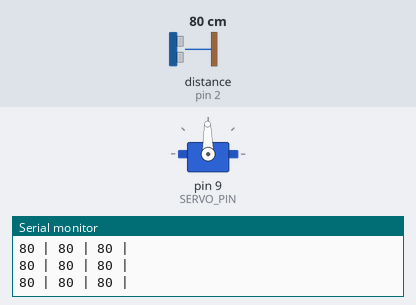
This sketch was run on a simulated Arduino Uno, built with avr-gcc and run on an emulated ATmega328P. Shown: servo, the last lines printed to the serial monitor. The inputs (shaded band) are chosen by the test bench; at power-on: distance to the obstacle (sensor on pin 2) 80 cm. The echo pulse lasts 58.3 µs per cm.

Above: at 1.8 s.
1.9 s: distance to the obstacle (sensor on pin 2) set to 120 cm
At 2.4 s:
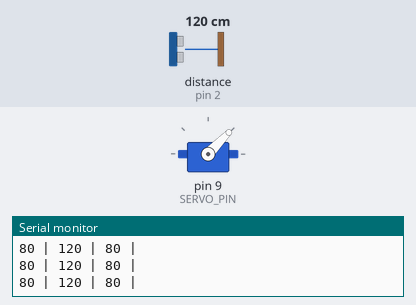
5.0 s: distance to the obstacle (sensor on pin 2) set to 18 cm
At 5.6 s:
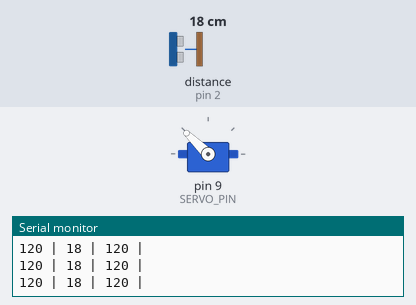
Timing chart, 0 to 14.1 s (numbered marks = the images above; inputs shaded):
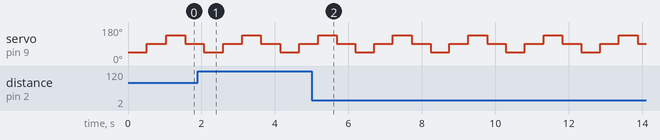

Measured:
- by itself, servo on pin 9 (SERVO_PIN): repeats every 2.0 s: 91° 0.51 s, 46° 0.51 s, 91° 0.51 s, 136° 0.51 s

The sketch:

SODAR_test.ino
```cpp
#include <motor_control.h>
#include <HC_SR04.h>
#include <SODAR.h>

// Servo Pin declaration
#define SERVO_PIN 9  //servo connect to D9

//Ultrasonic distance sensor pin declaration
#define TRIG_PIN 10
#define ECHO_PIN 2
#define ECHO_INT 0
#define CENTER 91
#define RESOLUTION 45
#define UPPER_RANGE 136
#define LOWER_RANGE 46

//Global Variable
SODAR mysodar(TRIG_PIN, ECHO_PIN, ECHO_INT, SERVO_PIN, 91, RESOLUTION, UPPER_RANGE, LOWER_RANGE);


void setup()
{
//  mysodar.init();
  Serial.begin(9600);
  pinMode(SERVO_PIN, OUTPUT);
  mysodar.initialize_arrays();
  mysodar.init();
}

void loop()
{
  mysodar.update();
  print_array(mysodar.distance, mysodar.array_length);
}

void print_array(int arr[], int len)
{
  for (int i = 0; i < len; i++)
  {
    Serial.print(arr[i]);
    Serial.print(" | ");
  }
  Serial.println();
}
```
